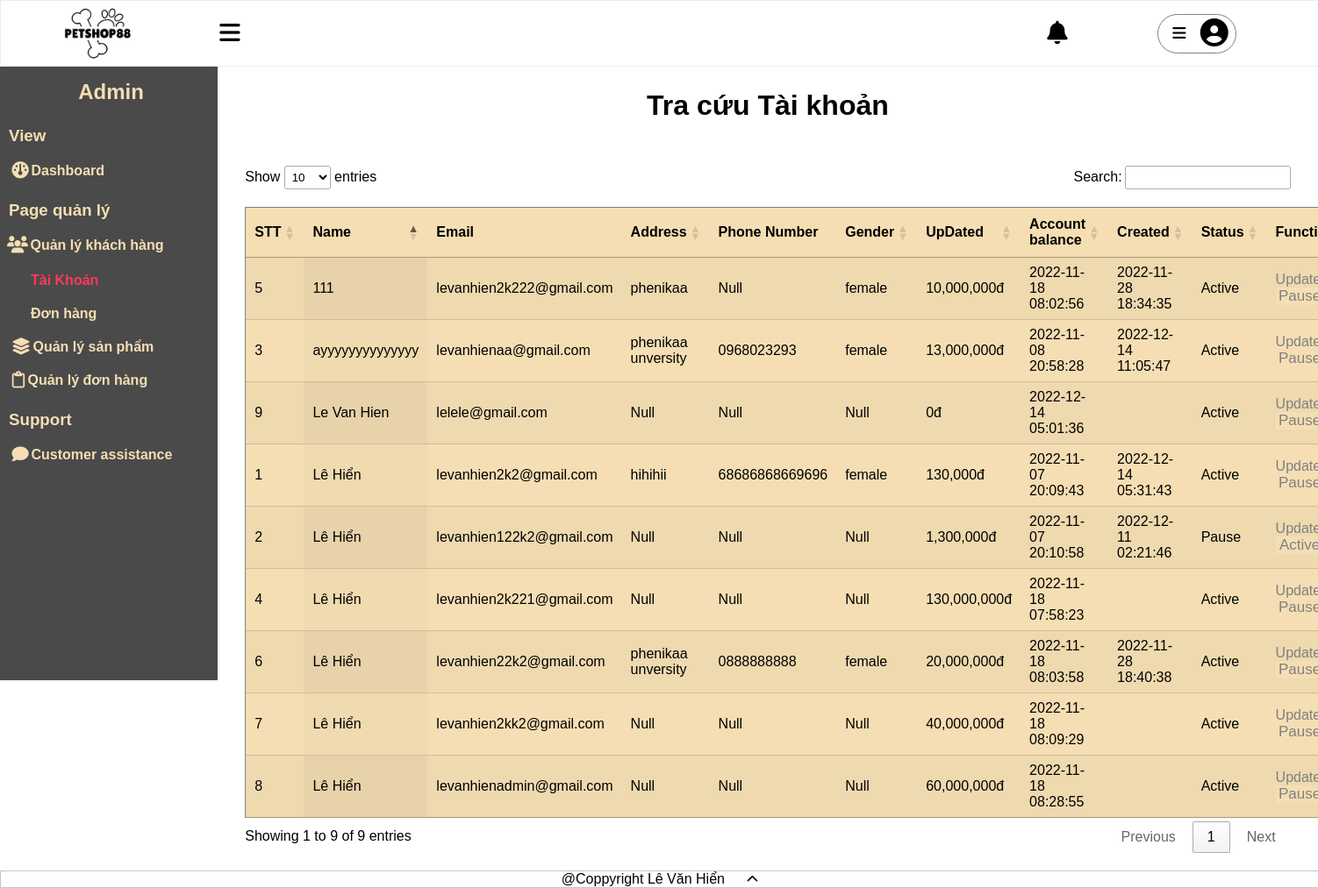
The page /petshopdp_7/html/qlkh_tk.php (signed in) on the database its author committed.
### tables this page shows
CREATE TABLE `customer` (
  `id` int(11) NOT NULL,
  `role_id` int(11) NOT NULL,
  `fullname` varchar(50) DEFAULT NULL,
  `email` varchar(150) NOT NULL,
  `password` varchar(60) NOT NULL,
  `account_balance` int(20) NOT NULL,
  `gender` varchar(10) DEFAULT NULL,
  `phone_number` varchar(20) DEFAULT NULL,
  `address` varchar(200) DEFAULT NULL,
  `thumbnail` varchar(300) DEFAULT NULL,
  `created_at` datetime DEFAULT NULL,
  `updated_at` datetime DEFAULT NULL,
  `deleted` int(11) DEFAULT NULL
);

### petshopdp_7/lib/database.php (called while the page is built, shortened)
<?php
class Database
{
  public $host   = DB_HOST;
  public $user   = DB_USER;
  public $pass   = DB_PASS;
  public $dbname = DB_NAME;
  public $link;
  private function connectDB()
  {
    $this->link = new mysqli(
      $this->host,
      $this->user,
      $this->pass,
      $this->dbname
    );
  }
  public function select($query)
  {
    $result = $this->link->query($query) or
      die($this->link->error . __LINE__);
    if ($result->num_rows > 0) {
      return $result;
    } else {
      return false;
    }
  }
}

### petshopdp_7/classes/qlkh_tk.php (called while the page is built, shortened)
<?php
include '../lib/database.php';
?>
<?php
class Qlkhtk
{
  private $db;
  public function __construct()
  {
    $this->db = new Database();
  }
  public function customers()
  {
    $query = "SELECT * FROM customer";
    $result = $this->db->select($query);
    return $result;
  }
}

### petshopdp_7/html/qlkh_tk.php (the view, shortened to what this page needs)
<?php
include '../classes/qlkh_tk.php';
$class = new Qlkhtk();
$data = $class->customers();
$stt = 0;
?>
<!DOCTYPE html>
<html lang="en">
<head>
  <link rel="stylesheet" href="https://cdnjs.cloudflare.com/ajax/libs/font-awesome/6.2.0/css/all.min.css" />
  <link rel="stylesheet" href="../css/qlkh_tk.css" type="text/css" />
  <link rel="stylesheet" type="text/css" href="https://cdn.datatables.net/1.13.1/css/jquery.dataTables.min.css" />
</head>
<body>
  <div class="wrapper">
    <div class="content">
      <div class="bars">
        <h2>Admin</h2>
        <ul id="main-menu">
          <li>
            <h3>View</h3>
            <a href="admin.php"><i class="fa-solid fa-gauge"></i> Dashboard</a>
          </li>
          <li>
            <h3>Page quản lý</h3>
            <ul>
              <li>
                <p id="qlkh" style="color: wheat">
                  <i class="fa-solid fa-users"></i> Quản lý khách hàng
                </p>
                <ul class="sub-menuu" id="sub-menu">
                  <li>
                    <a href="qlkh_tk.php" style="color: #ff385c">Tài Khoản</a>
                  </li>
                  <li><a href="qlkh_dh.php">Đơn hàng</a></li>
                </ul>
              </li>
              <li class="tt">
                <a href="qlsp.php"><i class="fa-solid fa-layer-group"></i> Quản lý sản phẩm</a>
              </li>
              <li class="tt">
                <a href="qldh.php">
                  <i class="fa-regular fa-clipboard"></i> Quản lý đơn hàng
                </a>
              </li>
            </ul>
          </li>
          <li>
            <h3>Support</h3>
            <a href="mess.php"><i class="fa-solid fa-comment"></i> Customer assistance</a>
          </li>
        </ul>
      </div>
      <div class="content-right">
        <div class="container">
          <h1>Tra cứu Tài khoản</h1>
          <table id="example" class="display" width="100%" data-page-length="10" data-order='[[ 1, "asc" ]]'>
            <thead>
              <tr>
                <th>STT</th>
                <th>Name</th>
                <th data-orderable="false">Email</th>
                <th>Address</th>
                <th data-orderable="false">Phone Number</th>
                <th>Gender</th>
                <th>UpDated</th>
                <th>Account balance</th>
                <th>Created</th>
                <th>Status</th>
                <th>Function</th>
              </tr>
            </thead>
            <tbody>
              <?php foreach ($data as $key => $value) { ?>
              <?php $stt++ ?>
              <tr>
                <td><?php echo $stt ?></td>
                <td><?php echo $value["fullname"] ?></td>
                <td><?php echo $value["email"] ?></td>
                <?php if (isset($value["address"])) { ?>
                <td><?php echo $value["address"] ?></td>
                <?php } else { ?>
                <td>Null</td>
                <?php } ?>
                <?php if (isset($value["phone_number"])) { ?>
                <td><?php echo $value["phone_number"] ?></td>
                <?php } else { ?>
                <td>Null</td>
                <?php } ?>
                <?php if (isset($value["gender"])) { ?>
                <td><?php echo $value["gender"] ?></td>
                <?php } else { ?>
                <td>Null</td>
                <?php } ?>
                <td><?php echo number_format($value["account_balance"]) ?>đ</td>
                <td><?php echo $value["created_at"] ?></td>
                <td><?php echo $value["updated_at"] ?></td>
                <?php if ($value["deleted"] == 1) { ?>
                <td>Active</td>
                <form action="" method="post">
                  <td>
                    <a href="">Update</a><br />
                    <input type="submit" value="Pause">
                  </td>
                </form>
                <?php } else { ?>
                <td>Pause</td>
                <form action="" method="post">
                  <td>
                    <a href="">Update</a><br />
                    <input type="submit" value="Active">
                  </td>
                </form>
                <?php } ?>
              </tr>
              <?php } ?>
            </tbody>
          </table>
        </div>
      </div>
    </div>
    <header>
      <div class="logo">
        <a href=""><img src="../images/logo.png" alt="logo" height="70" width="90" /></a>
        <button type="button" id="bar">
          <i class="fa-solid fa-bars"></i>
        </button>
      </div>
      <div class="login-gh">
        <div class="mail">
          <button id="mail-button">
            <i class="fa-solid fa-bell"></i>
          </button>
        </div>
        <div class="dropdown" data-dropdown>
          <button class="link" data-dropdown-button>
            <i class="fa-solid fa-bars" data-dropdown-button></i>
            <em class="fa-solid fa-circle-user user" data-dropdown-button></em>
          </button>
        </div>
      </div>
    </header>
    <footer>
      <span>@Coppyright Lê Văn Hiển</span>
      <button id="footer-button">
        <i class="fa-solid fa-chevron-up" id="len"></i>
      </button>
    </footer>
  </div>
</body>
</html>

### petshopdp_7/css/qlkh_tk.css (style rules this page uses)
* { padding: 0; margin: 0; }
body { font-family: sans-serif; }
.wrapper { position: relative; }
.dropdown { position: relative; }
.logo { display: flex; padding: 0px 0px 0px 64px; align-items: center; }
header { display: flex; width: 100%; background-color: rgb(255, 255, 255); justify-content: space-between; align-items: center; border: 1px solid rgb(236, 236, 236); position: fixed; transition: all 0.5 ease-in-out; top: 0; }
footer { text-align: center; bottom: 0; background-color: rgb(255, 255, 255); width: 100%; position: fixed; border: 1px solid rgb(203, 196, 196); }
.dropdown i { transform: scale(1.3, 1.3); border: none; }
.dropdown em { transform: scale(2.4, 2.4); }
.dropdown button { border: none; width: 90px; height: 45px; background-color: #ffff; border-radius: 25px; border: 1px solid gray; cursor: pointer; }
.login-gh { display: flex; justify-content: space-around; margin: 0px 94px 0px 0px; }
footer button { background: white; cursor: pointer; border: none; }
.mail { width: 100%; height: 100%; margin: 0px 50px 0px 0px; }
.mail button { width: 32.01px; height: 45.01px; cursor: pointer; border: none; background: white; }
.mail i { transform: scale(2, 2); }
.content { width: 100%; height: 100%; padding-top: 76px; display: flex; }
.bars { width: 253px; height: 700px; border-right: 0.1px solid gray; position: fixed; background: #4a4a4a; }
.content-right { position: absolute; width: 83.5%; right: 0; background: white; display: flex; justify-content: center; padding: 0px 0px 30px 0px; }
.logo button { background: white; border: none; width: 27px; height: 27px; cursor: pointer; margin: 0px 40px 0px 93px; }
.logo i { transform: scale(2, 2); }
.bars h2 { text-align: center; padding: 15px 0px 0px 0px; color: wheat; }
.bars a { color: wheat; text-decoration: none; font-weight: 600; font-size: 16px; padding: 0px 0px 0px 15px; }
.bars h3 { color: wheat; padding: 25px 0px 20px 10px; }
.bars p { font-weight: 600; font-size: 16px; cursor: pointer; margin: 0px 0px 10px 0px; padding: 0px 0px 0px 10px; height: 30px; color: white; }
.bars i { transform: scale(1.2, 1.2); }
.sub-menuu li { margin: 0px 0px 20px 0px; padding: 0px 0px 0px 20px; }
.tt { margin-top: 20px; }
.container { width: 95%; margin: 10px 0px 10px 0px; }
.container h1 { text-align: center; padding: 16px 0px 50px 0px; }
.container table { border: 0.3px solid gray; background: wheat; }
td a { color: gray; text-decoration: none; }

### petshopdp_7/html/qlkh_tk.php (style rules this page uses)
input[type="submit"] { width: 55px; font-size: 17px; border: none; background: wheat; color: gray; }

### rows shown on the page
customer: fullname "Lê Hiển", email "levanhien2k2@gmail.com", address "hihihii", phone_number "68686868669696", gender "female", account_balance "130,000", created_at "2022-11-07 20:09:43", updated_at "2022-12-14 05:31:43"
customer: fullname "Lê Hiển", email "levanhien122k2@gmail.com", shows "Null", account_balance "1,300,000", created_at "2022-11-07 20:10:58", updated_at "2022-12-11 02:21:46"
customer: fullname "ayyyyyyyyyyyyyy", email "levanhienaa@gmail.com", address "phenikaa unversity", phone_number "0968023293", gender "female", account_balance "13,000,000", created_at "2022-11-08 20:58:28", updated_at "2022-12-14 11:05:47"
customer: fullname "Lê Hiển", email "levanhien2k221@gmail.com", shows "Null", account_balance "130,000,000", created_at "2022-11-18 07:58:23"
customer: fullname "111", email "levanhien2k222@gmail.com", address "phenikaa", shows "Null", gender "female", account_balance "10,000,000", created_at "2022-11-18 08:02:56", updated_at "2022-11-28 18:34:35"
customer: fullname "Lê Hiển", email "levanhien22k2@gmail.com", address "phenikaa unversity", phone_number "0888888888", gender "female", account_balance "20,000,000", created_at "2022-11-18 08:03:58", updated_at "2022-11-28 18:40:38"
customer: fullname "Lê Hiển", email "levanhien2kk2@gmail.com", shows "Null", account_balance "40,000,000", created_at "2022-11-18 08:09:29"
customer: fullname "Lê Hiển", email "levanhienadmin@gmail.com", shows "Null", account_balance "60,000,000", created_at "2022-11-18 08:28:55"
customer: fullname "Le Van Hien", email "lelele@gmail.com", shows "Null", account_balance "0", created_at "2022-12-14 05:01:36"
